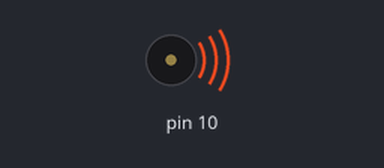
A sketch run on a simulated Arduino Uno, built with avr-gcc and run on an emulated ATmega328P. On the bench: buzzer (waves = sounding).

Above: at 0.1 s.
At 65.1 s:
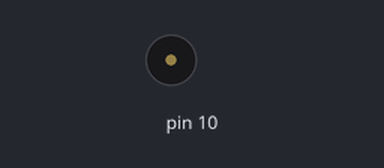
Timing chart, 0 to 66.6 s (numbered marks = the images above):
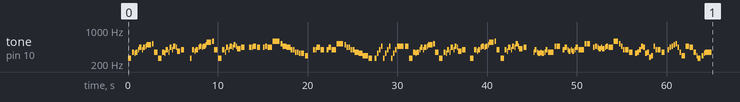

The sketch:

Pratica19_Hino_Brasileiro.ino
```cpp
#include "pitches.h"
#define NO_SOUND 0

// Notas que devem ser tocadas ordenadamente;
int melodia[] = {
  NOTE_C4,
  NOTE_F4,NOTE_E4,NOTE_F4,NOTE_G4,NOTE_A4,NOTE_G4,NOTE_A4,NOTE_AS4,
  NOTE_B4,NOTE_C5,NOTE_F4,NOTE_C4,
  NOTE_F4,NOTE_E4,NOTE_G4,NOTE_F4,NOTE_A4,NOTE_G4,NOTE_AS4,NOTE_A4,
  NOTE_FS4,NOTE_G4,NO_SOUND,NO_SOUND,NOTE_C4,
  NOTE_G4,NOTE_FS4,NOTE_G4,NOTE_A4,NOTE_AS4,NOTE_A4,NOTE_AS4,NOTE_B4,

  NOTE_CS5,NOTE_D5,NOTE_G4,NOTE_C4,
  NOTE_G4,NOTE_F4,NOTE_A4,NOTE_G4,NOTE_AS4,NOTE_A4,NOTE_B4,NOTE_AS4,
  NOTE_GS4,NOTE_A4,NO_SOUND,NOTE_A4,NOTE_A4,
  NOTE_AS4,NOTE_A4,NO_SOUND,NOTE_A4,NOTE_AS4,NOTE_A4,
  NOTE_A4,NOTE_D5,NOTE_C5,NOTE_AS4,
  NOTE_AS4,NOTE_A4,NOTE_A4,NOTE_G4,NOTE_G4,NOTE_F4,NOTE_F4,NOTE_E4,

  NOTE_E4,NOTE_D4,NO_SOUND,NOTE_G4,NOTE_G4,
  NOTE_A4,NOTE_G4,NO_SOUND,NOTE_G4,NOTE_A4,NOTE_G4,
  NOTE_G4,NOTE_C5,NOTE_B4,NOTE_A4,
  NOTE_A4,NOTE_G4,NOTE_G4,NOTE_F4,NOTE_F4,NOTE_E4,NOTE_E4,NOTE_D4,
  NOTE_D4,NOTE_C4,NO_SOUND,NOTE_C4,NOTE_E4,NOTE_G4,
  NOTE_AS4,NOTE_C4,NOTE_E4,NOTE_G4,NOTE_AS4,NOTE_C4,NOTE_E4,NOTE_G4,

  NOTE_AS4,NOTE_AS4,NOTE_C4,
  NOTE_F4,NOTE_E4,NOTE_F4,NOTE_G4,NOTE_A4,NOTE_G4,NOTE_A4,NOTE_AS4,
  NOTE_B4,NOTE_C5,NOTE_F4,NOTE_C4,
  NOTE_F4,NOTE_E4,NOTE_G4,NOTE_F4,NOTE_A4,NOTE_G4,NOTE_AS4,NOTE_A4,
  NOTE_FS4,NOTE_G4,NO_SOUND,NOTE_C4,
  NOTE_G4,NOTE_FS4,NOTE_G4,NOTE_A4,NOTE_AS4,NOTE_A4,NOTE_AS4,NOTE_B4,

  NOTE_CS5,NOTE_D5,NOTE_G4,NOTE_C4,
  NOTE_G4,NOTE_FS4,NOTE_A4,NOTE_G4,NOTE_AS4,NOTE_A4,NOTE_C5,NOTE_AS4,
  NOTE_GS4,NOTE_A4,NO_SOUND,NO_SOUND,NOTE_F4,
  NOTE_G4,NOTE_F4,NOTE_E4,NOTE_F4,NOTE_E4,NOTE_F4,NOTE_G4,NOTE_F4,
  NOTE_F4,NOTE_AS4,NOTE_AS4,NO_SOUND,NOTE_G4,
  NOTE_A4,NOTE_G4,NOTE_FS4,NOTE_G4,NOTE_FS4,NOTE_G4,NOTE_A4,NOTE_G4,//2ºFS4

  NOTE_G4,NOTE_C5,NOTE_C5,NO_SOUND,NOTE_A4,
  NOTE_AS4,NOTE_A4,NOTE_GS4,NOTE_A4,NOTE_GS4,NOTE_A4,NOTE_AS4,NOTE_A4,//2ºGS4
  NOTE_A4,NOTE_D5,NOTE_C5,NOTE_AS4,NOTE_G4,
  NOTE_G4,NOTE_F4,NO_SOUND,NOTE_E4,NOTE_F4,NOTE_G4,
  NOTE_AS4,NOTE_A4,NOTE_E4,NOTE_F4,NOTE_CS4,NOTE_D4,NOTE_AS4,NOTE_G4,
  NOTE_G4,NOTE_F4,NO_SOUND,NOTE_G4,NOTE_A4,NOTE_AS4,

  NOTE_B4,NOTE_C5,NOTE_A4,NOTE_F4,NOTE_D4,NOTE_AS4,
  NOTE_A4,NOTE_F4,NOTE_D4,NOTE_C4,NOTE_D4,NOTE_E4,
  NOTE_F4


};

// Duração das Notas: Colcheia:8; Semínima: 4; Mínima:2; Semibreve:1
int tempoNotas[] = {
  4,
  6,16,6,16,6,16,6,16,
  3,8,4,4,
  6,16,6,16,6,16,6,16,
  4,4,4,16,8,
  6,16,6,16,6,16,6,16,

  3,8,4,4,
  6,16,6,16,6,16,6,16,
  4,4,4,6,16,
  4,4,8,8,6,16,
  4,2,8,8,
  8,8,8,8,8,8,8,8,

  4,4,4,6,16,
  4,4,8,8,6,16,
  4,2,8,8,
  8,8,8,8,8,8,8,8,
  4,4,8,8,8,8,
  8,8,8,8,8,8,8,8,

  2,4,4,
  6,16,6,16,6,16,6,16,
  3,8,4,4,
  6,16,6,16,6,16,6,16,
  4,4,4,4,
  6,16,6,16,6,16,6,16,

  3,8,4,4,
  6,16,6,16,6,16,6,16,
  4,4,4,8,16,
  6,16,6,16,6,16,6,16,
  3,8,4,8,8,
  6,16,6,16,6,16,6,16,

  3,8,4,8,8,
  6,16,6,16,6,16,6,16,
  4,3,8,8,8,
  4,4,8,8,8,8,
  8,8,8,8,8,8,8,8,
  4,4,8,8,8,8,

  8,8,8,8,4,4,
  4,6,16,4,6,16,
  2
};

const int compasso = 1500; // Altera o compasso da música

void setup() {
  for (int Nota = 0; Nota < 230; Nota++) {//o número 80 indica quantas notas tem a nossa matriz.
    int tempo = compasso/tempoNotas[Nota]; //Tempo = compasso dividido pela indicação da matriz tempoNotas.
    tone(10, melodia[Nota],tempo); //Toca a nota indicada pela matriz melodia durante o tempo.
    // Para distinguir as notas adicionamos um tempo entre elas (tempo da nota + 20%).
    delay(tempo*1.2);
  }
}
void loop(){
  //Não é necessária a repetição pois a mesma será feita pelo botão Reset.
}
//Fim de Programa
```
